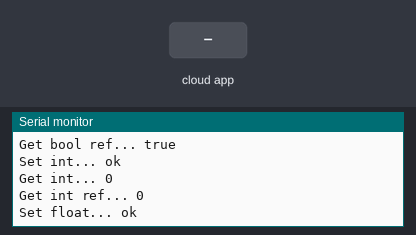
Bench run of a sketch on a simulated ESP8266 (NodeMCU). Parts: the last lines printed to the serial monitor. The inputs (shaded band) are chosen by the test bench. WiFi joins after 1.5 s; servers stay silent unless stated; the Firebase database answers and starts empty.

Above: at 2.7 s.
2.8 s: the phone or cloud app sets string to 0
At 2.83 s:
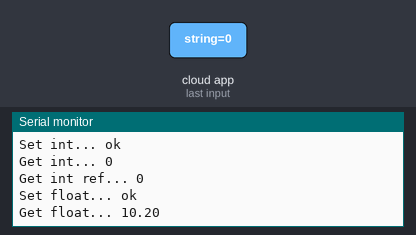
16.8 s: the phone or cloud app sets float to 0
At 17.84 s:
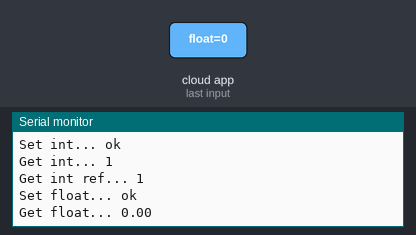

Measured:
- after the input at 16.8 s, the serial monitor: prints a new line after 0.91 s (image 2)

The sketch:

Basic.ino
```cpp
// (licence header left out)
#if defined(ESP32)
#include <WiFi.h>
#include <FirebaseESP32.h>
#elif defined(ESP8266)
#include <ESP8266WiFi.h>
#include <FirebaseESP8266.h>
#endif

//Provide the token generation process info.
#include <addons/TokenHelper.h>

//Provide the RTDB payload printing info and other helper functions.
#include <addons/RTDBHelper.h>

/* 1. Define the WiFi credentials */
#define WIFI_SSID "Samsung A30"
#define WIFI_PASSWORD "zxcv2345"

//For the following credentials, see examples/Authentications/SignInAsUser/EmailPassword/EmailPassword.ino

/* 2. Define the API Key */
#define API_KEY "AIzaSyD5iw3f1RmPiwuKle4Z6IVOR5mx7KGxypY"

/* 3. Define the RTDB URL */
#define DATABASE_URL "//test-1-b57fa-default-rtdb.asia-southeast1.firebasedatabase.app/" //<databaseName>.firebaseio.com or <databaseName>.<region>.firebasedatabase.app

/* 4. Define the user Email and password that alreadey registerd or added in your project */
#define USER_EMAIL "proyekiot1.0@gmail.com"
#define USER_PASSWORD "project001"

//Define Firebase Data object
FirebaseData fbdo;

FirebaseAuth auth;
FirebaseConfig config;

unsigned long sendDataPrevMillis = 0;

unsigned long count = 0;

void setup()
{

  Serial.begin(115200);

  WiFi.begin(WIFI_SSID, WIFI_PASSWORD);
  Serial.print("Connecting to Wi-Fi");
  while (WiFi.status() != WL_CONNECTED)
  {
    Serial.print(".");
    delay(300);
  }
  Serial.println();
  Serial.print("Connected with IP: ");
  Serial.println(WiFi.localIP());
  Serial.println();

  Serial.printf("Firebase Client v%s\n\n", FIREBASE_CLIENT_VERSION);

  /* Assign the api key (required) */
  config.api_key = API_KEY;

  /* Assign the user sign in credentials */
  auth.user.email = USER_EMAIL;
  auth.user.password = USER_PASSWORD;

  /* Assign the RTDB URL (required) */
  config.database_url = DATABASE_URL;

  /* Assign the callback function for the long running token generation task */
  config.token_status_callback = tokenStatusCallback; //see addons/TokenHelper.h

  //Or use legacy authenticate method
  //config.database_url = DATABASE_URL;
  //config.signer.tokens.legacy_token = "<database secret>";

  //////////////////////////////////////////////////////////////////////////////////////////////
  //Please make sure the device free Heap is not lower than 80 k for ESP32 and 10 k for ESP8266,
  //otherwise the SSL connection will fail.
  //////////////////////////////////////////////////////////////////////////////////////////////

  Firebase.begin(&config, &auth);

  //Comment or pass false value when WiFi reconnection will control by your code or third party library
  Firebase.reconnectWiFi(true);

  Firebase.setDoubleDigits(5);


}

void loop()
{
  //Flash string (PROGMEM and  (FPSTR), String,, String C/C++ string, const char, char array, string literal are supported
  //in all Firebase and FirebaseJson functions, unless F() macro is not supported.

  if (Firebase.ready() && (millis() - sendDataPrevMillis > 15000 || sendDataPrevMillis == 0))
  {
    sendDataPrevMillis = millis();

    Serial.printf("Set bool... %s\n", Firebase.setBool(fbdo, "/test/bool", count % 2 == 0) ? "ok" : fbdo.errorReason().c_str());

    Serial.printf("Get bool... %s\n", Firebase.getBool(fbdo, "/test/bool") ? fbdo.to<bool>() ? "true" : "false" : fbdo.errorReason().c_str());

    bool bVal;
    Serial.printf("Get bool ref... %s\n", Firebase.getBool(fbdo, "/test/bool", &bVal) ? bVal ? "true" : "false" : fbdo.errorReason().c_str());

    Serial.printf("Set int... %s\n", Firebase.setInt(fbdo, "/test/int", count) ? "ok" : fbdo.errorReason().c_str());

    Serial.printf("Get int... %s\n", Firebase.getInt(fbdo, "/test/int") ? String(fbdo.to<int>()).c_str() : fbdo.errorReason().c_str());

    int iVal = 0;
    Serial.printf("Get int ref... %s\n", Firebase.getInt(fbdo, "/test/int", &iVal) ? String(iVal).c_str() : fbdo.errorReason().c_str());

    Serial.printf("Set float... %s\n", Firebase.setFloat(fbdo, "/test/float", count + 10.2) ? "ok" : fbdo.errorReason().c_str());

    Serial.printf("Get float... %s\n", Firebase.getFloat(fbdo, "/test/float") ? String(fbdo.to<float>()).c_str() : fbdo.errorReason().c_str());

    Serial.printf("Set double... %s\n", Firebase.setDouble(fbdo, "/test/double", count + 35.517549723765) ? "ok" : fbdo.errorReason().c_str());

    Serial.printf("Get double... %s\n", Firebase.getDouble(fbdo, "/test/double") ? String(fbdo.to<double>()).c_str() : fbdo.errorReason().c_str());

    Serial.printf("Set string... %s\n", Firebase.setString(fbdo, "/test/string", "Hello World!") ? "ok" : fbdo.errorReason().c_str());

    Serial.printf("Get string... %s\n", Firebase.getString(fbdo, "/test/string") ? fbdo.to<const char *>() : fbdo.errorReason().c_str());

    //For the usage of FirebaseJson, see examples/FirebaseJson/BasicUsage/Create.ino
    FirebaseJson json;

    if (count == 0)
    {
      json.set("value/round/" + String(count), "cool!");
      json.set("vaue/ts/.sv", "timestamp");
      Serial.printf("Set json... %s\n", Firebase.set(fbdo, "/test/json", json) ? "ok" : fbdo.errorReason().c_str());
    }
    else
    {
      json.add(String(count), "smart!");
      Serial.printf("Update node... %s\n", Firebase.updateNode(fbdo, "/test/json/value/round", json) ? "ok" : fbdo.errorReason().c_str());
    }

    Serial.println();


    count++;
  }
}

/// PLEASE AVOID THIS ////

//Please avoid the following inappropriate and inefficient use cases
/**
 *
 * 1. Call get repeatedly inside the loop without the appropriate timing for execution provided e.g. millis() or conditional checking,
 * where delay should be avoided.
 *
 * Everytime get was called, the request header need to be sent to server which its size depends on the authentication method used,
 * and costs your data usage.
 *
 * Please use stream function instead for this use case.
 *
 * 2. Using the single FirebaseData object to call different type functions as above example without the appropriate
 * timing for execution provided in the loop i.e., repeatedly switching call between get and set functions.
 *
 * In addition to costs the data usage, the delay will be involved as the session needs to be closed and opened too often
 * due to the HTTP method (GET, PUT, POST, PATCH and DELETE) was changed in the incoming request.
 *
 *
 * Please reduce the use of swithing calls by store the multiple values to the JSON object and store it once on the database.
 *
 * Or calling continuously "set" or "setAsync" functions without "get" called in between, and calling get continuously without set
 * called in between.
 *
 * If you needed to call arbitrary "get" and "set" based on condition or event, use another FirebaseData object to avoid the session
 * closing and reopening.
 *
 * 3. Use of delay or hidden delay or blocking operation to wait for hardware ready in the third party sensor libraries, together with stream functions e.g. Firebase.RTDB.readStream and fbdo.streamAvailable in the loop.
 *
 * Please use non-blocking mode of sensor libraries (if available) or use millis instead of delay in your code.
 *
 * 4. Blocking the token generation process.
 *
 * Let the authentication token generation to run without blocking, the following code MUST BE AVOIDED.
 *
 * while (!Firebase.ready()) <---- Don't do this in while loop
 * {
 *     delay(1000);
 * }
 *
 */
```
